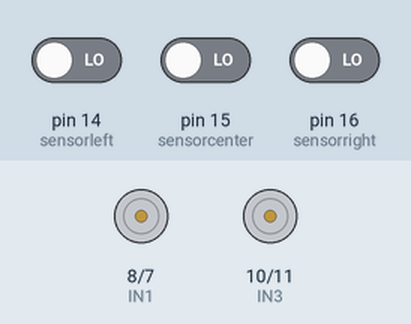
This sketch was run on a simulated Arduino Uno, built with avr-gcc and run on an emulated ATmega328P. Parts: motor-driver pin pairs drawn as motors (green arrow = first pin HIGH = forward, orange = second pin HIGH = backward, longer = more drive, scaled by the enable pin). The test bench sets the inputs (shaded band); at power-on: pin 14 (sensorleft) LOW, pin 16 (sensorright) LOW, pin 15 (sensorcenter) LOW.

Above: at 1.2 s.
1.3 s: pin 14 (sensorleft) driven HIGH
At 2.4 s:
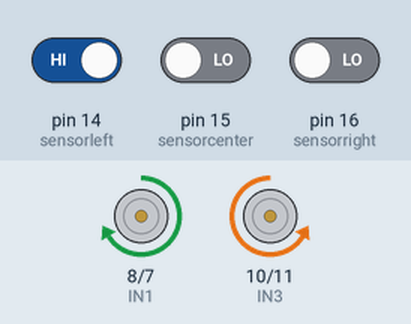
2.8 s: pin 16 (sensorright) driven HIGH
At 3.5 s:
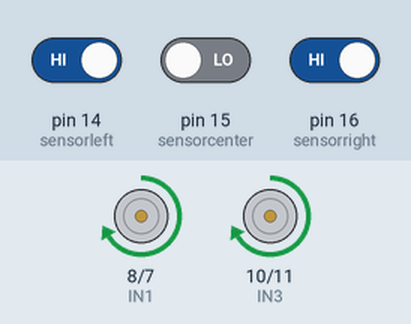
4.3 s: pin 14 (sensorleft) driven LOW
At 4.7 s:
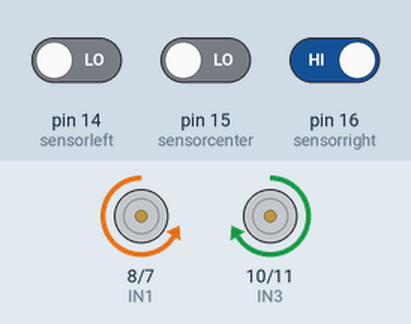
Timing chart, 0 to 7.3 s (numbered marks = the images above; inputs shaded):
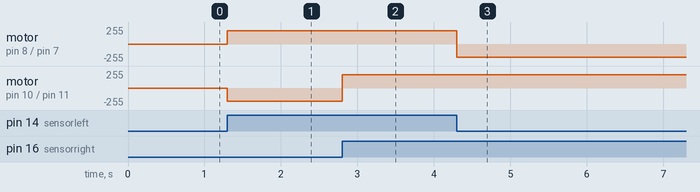

Measured:
- after the input at 1.3 s, motor on pin 8 (IN1) / pin 7 (IN2): stopped → forward 200/255 at once; motor on pin 10 (IN3) / pin 11 (IN4): stopped → backward 200/255 at once
- after the input at 2.8 s, motor on pin 10 (IN3) / pin 11 (IN4): backward 200/255 → forward 200/255 at once
- after the input at 4.3 s, motor on pin 8 (IN1) / pin 7 (IN2): forward 200/255 → backward 200/255 at once

The sketch:

line_Follwer_Final.ino
```cpp
int IN1 = 8;
int IN2 = 7;
int IN3 = 10;
int IN4 = 11;
int ENA = 9;
int ENB = 3;
int sensorleft=14 ;
int sensorcenter= 15;
int sensorright=16 ;
int l1=1;
int l2=1;
int l3=1;

int f1=0;
int f2=0;
int f3=0;

int speed = 200;
int trigPin = 11;
int echoPin = 12;
float lol = 0;
void setup() {
  Serial.begin(9600);
  //PINMODE SETUP
  pinMode(trigPin,OUTPUT);
  pinMode(echoPin,INPUT);
  pinMode (IN1, OUTPUT);
  pinMode (IN2, OUTPUT);
  pinMode (IN3, OUTPUT);
  pinMode (IN4, OUTPUT);
  pinMode (ENA, OUTPUT);
  pinMode (ENB, OUTPUT);

 pinMode(sensorleft,INPUT);
 pinMode(sensorcenter,INPUT);
 pinMode(sensorright,INPUT);


}

void forward(int s) {
  analogWrite(ENA, s);
  analogWrite(ENB, s);
  digitalWrite(IN1, HIGH);
  digitalWrite(IN2, LOW);
  digitalWrite(IN3, HIGH);
  digitalWrite(IN4, LOW);
}
void backward(int s) {
  analogWrite(ENA, s);
  analogWrite(ENB, s);
  digitalWrite(IN1, LOW);
  digitalWrite(IN2, HIGH);
  digitalWrite(IN3, LOW);
  digitalWrite(IN4, HIGH);
}
void rotate_right(int s) {
  analogWrite(ENA, s);
  analogWrite(ENB, s);
  digitalWrite(IN1, HIGH);
  digitalWrite(IN2, LOW);
  digitalWrite(IN3, LOW);
  digitalWrite(IN4, HIGH);
}
void rotate_left(int s) {
  analogWrite(ENA, s);
  analogWrite(ENB, s);
  digitalWrite(IN1, LOW);
  digitalWrite(IN2, HIGH);
  digitalWrite(IN3, HIGH);
  digitalWrite(IN4, LOW);
}
void max_right(int s) {
  analogWrite(ENA, s);
  analogWrite(ENB, s);
  digitalWrite(IN1, HIGH);
  digitalWrite(IN2, LOW);
  digitalWrite(IN3, LOW);
  digitalWrite(IN4, LOW);
}
void max_left(int s) {
  analogWrite(ENA, s);
  analogWrite(ENB, s);
  digitalWrite(IN1, LOW);
  digitalWrite(IN2, LOW);
  digitalWrite(IN3, HIGH);
  digitalWrite(IN4, LOW);
}
void steering_right(int s) {
  analogWrite(ENA, s);
  analogWrite(ENB, s/2);
  digitalWrite(IN1, HIGH);
  digitalWrite(IN2, LOW);
  digitalWrite(IN3, HIGH);
  digitalWrite(IN4, LOW);
}
void steering_left(int s) {
  analogWrite(ENA, s/2);
  analogWrite(ENB, s);
  digitalWrite(IN1, HIGH);
  digitalWrite(IN2, LOW);
  digitalWrite(IN3, HIGH);
  digitalWrite(IN4, LOW);
}
void steady() {
  analogWrite(ENA, 0);
  analogWrite(ENB, 0);
  digitalWrite(IN1, LOW);
  digitalWrite(IN2, LOW);
  digitalWrite(IN3, LOW);
  digitalWrite(IN4, LOW);
}

void rotate_left_us(int speed) {
  max_left(speed);
}
void rotate_right_us(int speed) {
  max_right(speed);
}

void loop() {
l1=digitalRead(sensorleft);
l2=digitalRead(sensorcenter);
l3=digitalRead(sensorright);


if(l1==1&&l2==1&&l3==1)   //feedback when comes all sensor on white
{
void  steady() ;
l1=f1;
l2=f2;
l3=f3;
}

if(l1==0&&l2==1&&l3==1||l1==0&&l2==0&&l3==1)   //left turn
{
 rotate_left(speed) ;
}
else
if(l1==1&&l2==1&&l3==0||l1==1&&l2==0&&l3==0)  //right turn
{
  rotate_right(speed) ;
}
else
if(l1==1&&l2==0&&l3==1)
{
 forward(speed);
}

f1=l1;
f2=l2;
f3=l3;        //memory variables
}
```
